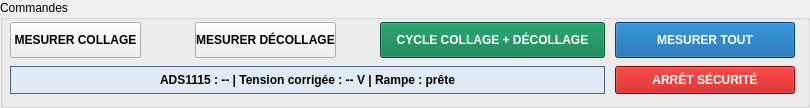
     <widget class="QGroupBox" name="groupBox_voltage_actions">
      <property name="geometry">
       <rect>
        <x>10</x>
        <y>414</y>
        <width>810</width>
        <height>108</height>
       </rect>
      </property>
      <property name="title">
       <string>Commandes</string>
      </property>
      <widget class="QPushButton" name="pushButton_voltage_pickup">
       <property name="geometry">
        <rect>
         <x>10</x>
         <y>22</y>
         <width>131</width>
         <height>36</height>
        </rect>
       </property>
       <property name="styleSheet">
        <string>font-weight: bold;</string>
       </property>
       <property name="text">
        <string>MESURER COLLAGE</string>
       </property>
      </widget>
      <widget class="QPushButton" name="pushButton_voltage_dropout">
       <property name="geometry">
        <rect>
         <x>195</x>
         <y>22</y>
         <width>141</width>
         <height>36</height>
        </rect>
       </property>
       <property name="styleSheet">
        <string>font-weight: bold;</string>
       </property>
       <property name="text">
        <string>MESURER DÉCOLLAGE</string>
       </property>
      </widget>
      <widget class="QPushButton" name="pushButton_voltage_cycle">
       <property name="geometry">
        <rect>
         <x>380</x>
         <y>22</y>
         <width>225</width>
         <height>36</height>
        </rect>
       </property>
       <property name="styleSheet">
        <string>background-color: rgb(0,120,70); color: white; font-weight: bold;</string>
       </property>
       <property name="text">
        <string>CYCLE COLLAGE + DÉCOLLAGE</string>
       </property>
      </widget>
      <widget class="QPushButton" name="pushButton_voltage_measure_all">
       <property name="geometry">
        <rect>
         <x>615</x>
         <y>22</y>
         <width>180</width>
         <height>36</height>
        </rect>
       </property>
       <property name="toolTip">
        <string>Mesure les tensions puis règle automatiquement l’EA à la tension fixe de chronométrie. Aucun changement manuel de source.</string>
       </property>
       <property name="styleSheet">
        <string>background-color: rgb(0,90,160); color: white; font-weight: bold;</string>
       </property>
       <property name="text">
        <string>MESURER TOUT</string>
       </property>
      </widget>
      <widget class="QPushButton" name="pushButton_voltage_stop">
       <property name="geometry">
        <rect>
         <x>615</x>
         <y>66</y>
         <width>180</width>
         <height>28</height>
        </rect>
       </property>
       <property name="styleSheet">
        <string>background-color: rgb(190,0,0); color: white; font-weight: bold;</string>
       </property>
       <property name="text">
        <string>ARRÊT SÉCURITÉ</string>
       </property>
      </widget>
      <widget class="QLabel" name="label_voltage_live">
       <property name="geometry">
        <rect>
         <x>10</x>
         <y>66</y>
         <width>595</width>
         <height>28</height>
        </rect>
       </property>
       <property name="styleSheet">
        <string>background-color: rgb(225,235,245); color: black; font-weight: bold; border: 1px solid rgb(70,100,130);</string>
       </property>
       <property name="text">
        <string>ADS1115 : -- | Tension corrigée : -- V | Rampe : prête</string>
       </property>
       <property name="alignment">
        <set>Qt::AlignmentFlag::AlignCenter</set>
       </property>
      </widget>
     </widget>
